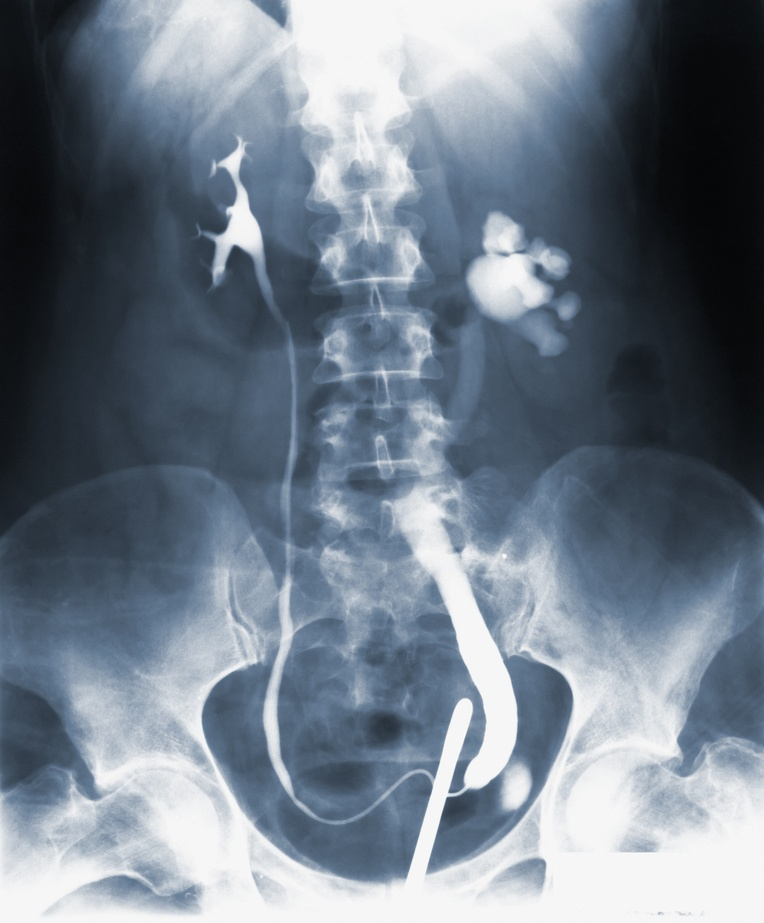
#> input picture cdc-DTlYPEq9yMM-unsplash.jpg, 764 x 923 px, shrunk from 4965 x 6000 before the run, found by its file name
$ python Gradient_sobel_pewitt.py
#> lines starting #> are read from the running program, lines starting #| are printed output that depends on the picture; after the words box and inside, x2 and y2 are one past the last pixel; in counts of white or black regions, pixels touching at a corner belong together
import cv2
import numpy as np
from scipy import signal
import matplotlib.pyplot as plt

# Load the image
image = cv2.imread('/Users/meltemballan/Documents/Image_Processing/CH4_Ballan/cdc-DTlYPEq9yMM-unsplash.jpg', cv2.IMREAD_GRAYSCALE)
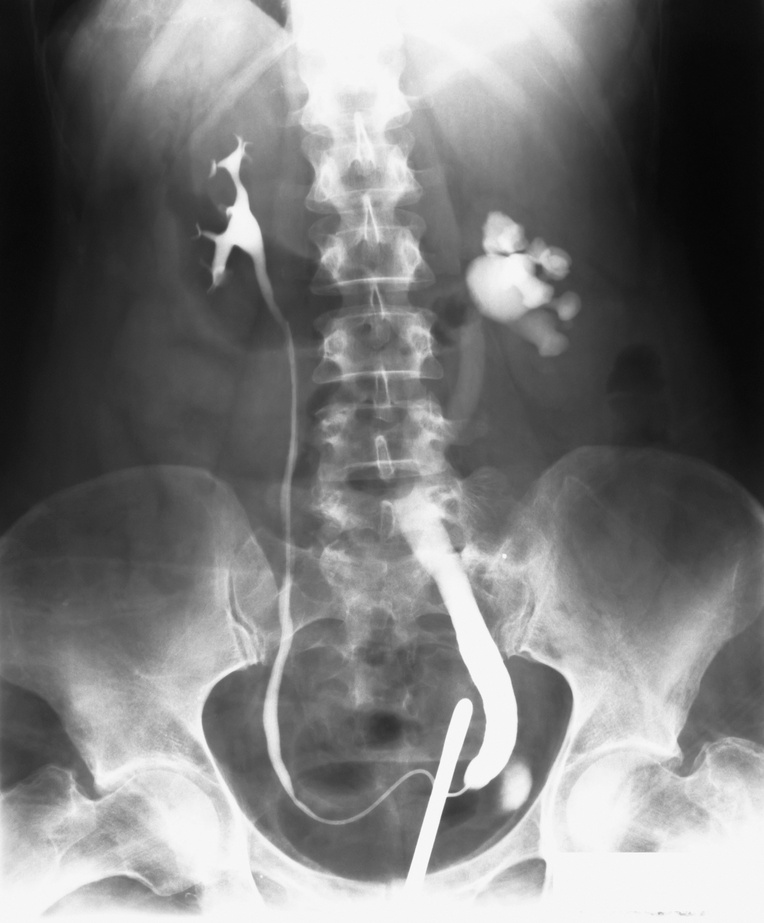
#> image: shape (923, 764); min 5, max 254, mean 123.2


# Define Sobel operator
sobel_x = np.array([
    [-1, -2, 0, 2, 1],
    [-4, -8, 0, 8, 4],
    [-6,-12, 0,12, 6],
    [-4, -8, 0, 8, 4],
    [-1, -2, 0, 2, 1]
])

sobel_y= np.array([
    [-1, -4, -6, -4, -1],
    [-2, -8,-12, -8, -2],
    [ 0,  0,  0,  0,  0],
    [ 2,  8, 12,  8,  2],
    [ 1,  4,  6,  4,  1]
])

# Define Prewitt operator
prewitt_x = np.array([
    [-1, -1, 0, 1, 1],
    [-1, -1, 0, 1, 1],
    [-1, -1, 0, 1, 1],
    [-1, -1, 0, 1, 1],
    [-1, -1, 0, 1, 1]
])

prewitt_y= np.array([
    [-1, -1, -1, -1, -1],
    [-1, -1, -1, -1, -1],
    [ 0,  0,  0,  0,  0],
    [ 1,  1,  1,  1,  1],
    [ 1,  1,  1,  1,  1]
])

# Apply Sobel operator
gradient_x_sobel = signal.convolve2d(image, sobel_x, mode='same', boundary='symm')
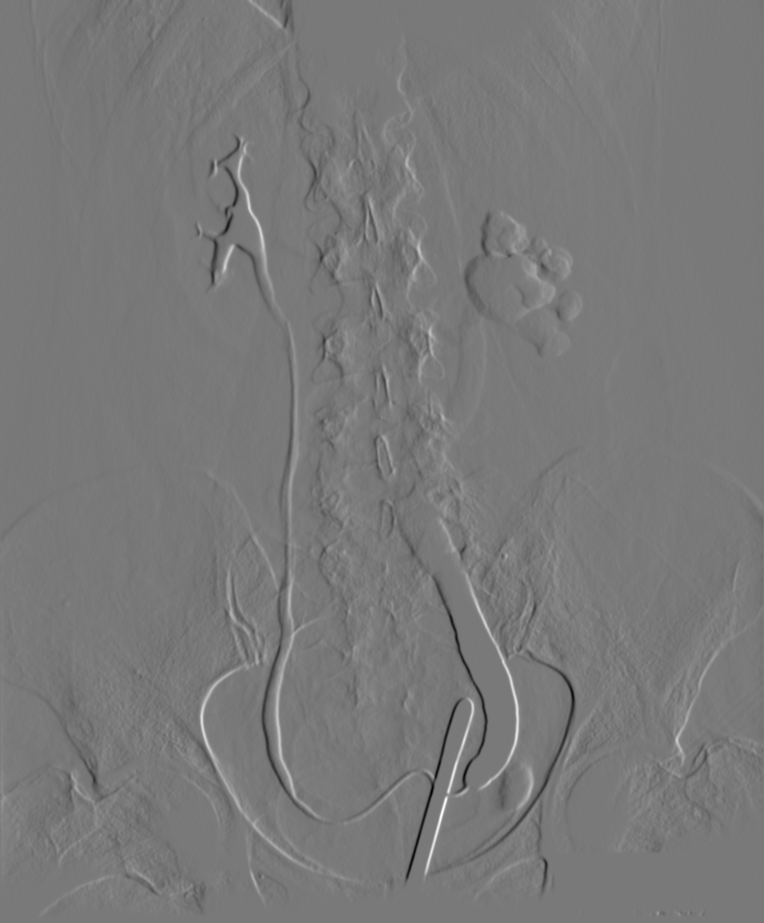
#> gradient_x_sobel: shape (923, 764) int64; min -7098, max 7796, mean -1.8; drawn with min black and max white
gradient_y_sobel = signal.convolve2d(image, sobel_y, mode='same', boundary='symm')
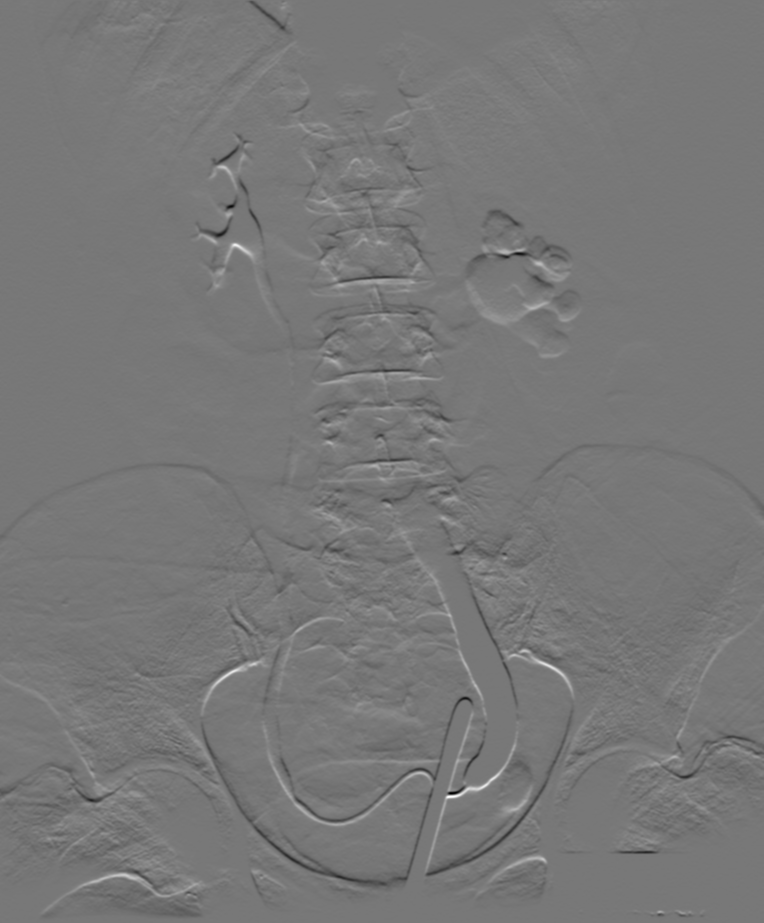
#> gradient_y_sobel: shape (923, 764) int64; min -5796, max 6493, mean -12.5; drawn with min black and max white

# Apply Prewitt operator
gradient_x_prewitt = signal.convolve2d(image, prewitt_x, mode='same', boundary='symm')
gradient_y_prewitt = signal.convolve2d(image, prewitt_y, mode='same', boundary='symm')

# Calculate gradient magnitude for Sobel
gradient_magnitude_sobel = np.sqrt(gradient_x_sobel**2 + gradient_y_sobel**2)
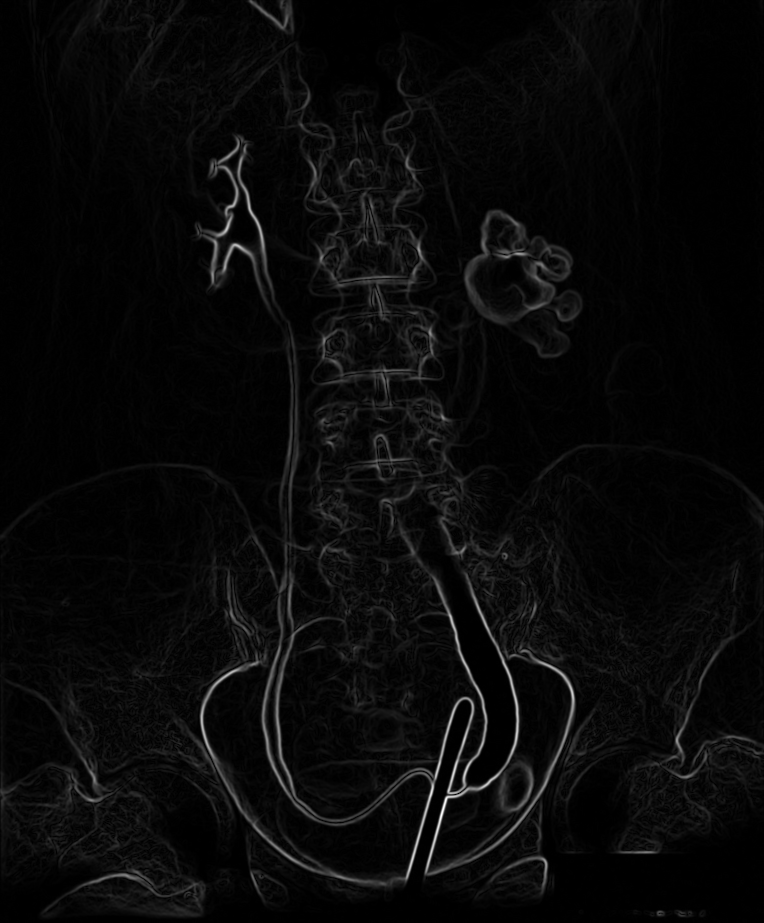
#> gradient_magnitude_sobel: shape (923, 764) float64; min 0, max 8049.4, mean 298.9; drawn with min black and max white

# Normalize to 8-bit scale (0-255)
gradient_magnitude_sobel = (gradient_magnitude_sobel / np.max(gradient_magnitude_sobel) * 255).astype(np.uint8)

# Calculate gradient magnitude for Prewitt
gradient_magnitude_prewitt = np.sqrt(gradient_x_prewitt**2 + gradient_y_prewitt**2)

# Normalize to 8-bit scale (0-255)
gradient_magnitude_prewitt = (gradient_magnitude_prewitt / np.max(gradient_magnitude_prewitt) * 255).astype(np.uint8)

# Apply adaptive thresholding to the gradient magnitude
_, image_thresh_sobel = cv2.threshold(gradient_magnitude_sobel, 0, 255, cv2.THRESH_BINARY + cv2.THRESH_OTSU)
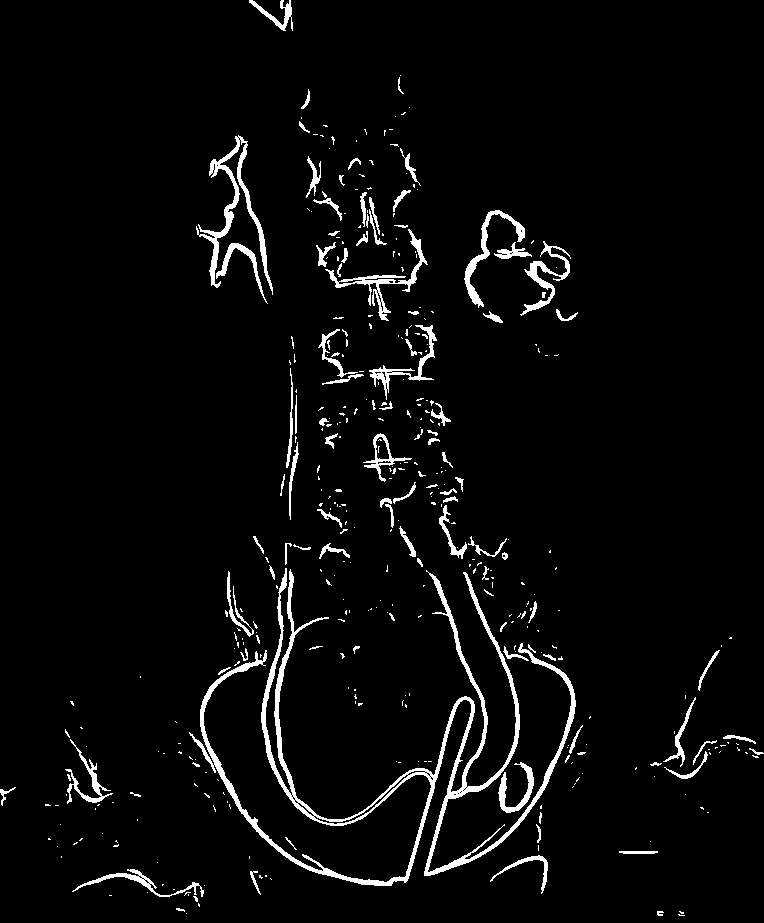
#> image_thresh_sobel: shape (923, 764); 3.9% white; 403 white regions (301 under 20 px), largest, box (x1, y1, x2, y2) and area: (189, 568, 576, 886) 10397, (196, 135, 273, 295) 1814, (325, 229, 428, 321) 1113
_, image_thresh_prewitt = cv2.threshold(gradient_magnitude_prewitt, 0, 255, cv2.THRESH_BINARY + cv2.THRESH_OTSU)
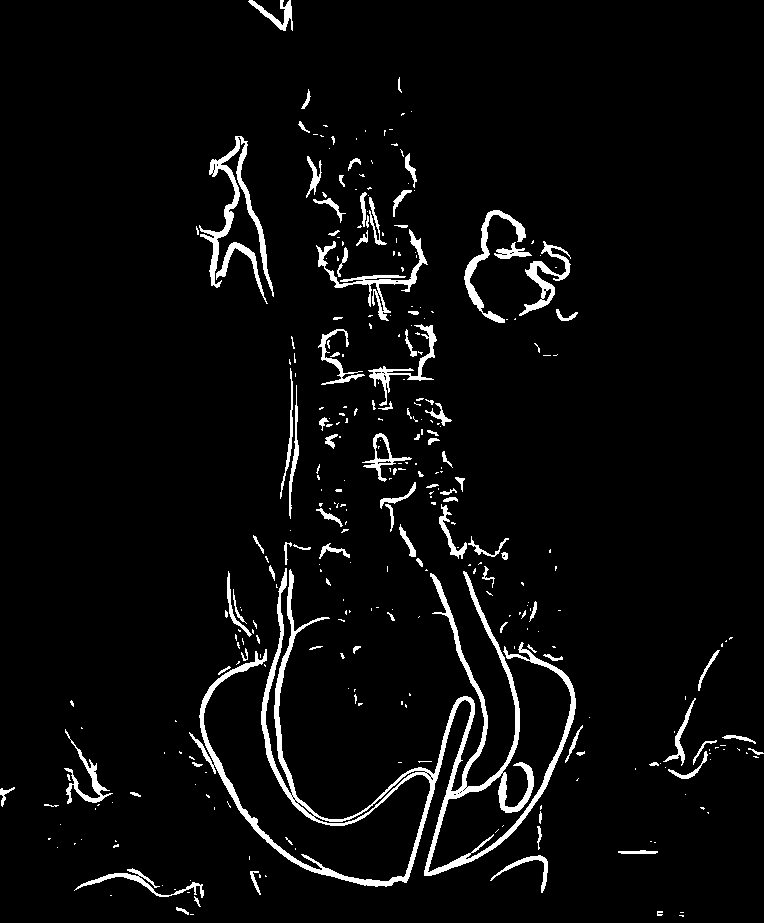
#> image_thresh_prewitt: shape (923, 764); 4.4% white; 329 white regions (228 under 20 px), largest, box (x1, y1, x2, y2) and area: (189, 568, 576, 887) 12347, (199, 136, 274, 297) 1984, (316, 229, 428, 321) 1383
# Display the original and thresholded images side by side
plt.figure(figsize=(20, 10))

plt.subplot(1, 3, 1)
plt.imshow(image, cmap='gray')
plt.title('Original')

plt.subplot(1, 3, 2)
plt.imshow(image_thresh_sobel, cmap='gray')
plt.title('Sobel Gradient Threshold')

plt.subplot(1, 3, 3)
plt.imshow(image_thresh_prewitt, cmap='gray')
plt.title('Prewitt Gradient Threshold')

plt.show()

$ run again, with bundo-kim-S-TcfjrYVKo-unsplash.jpg copied over cdc-DTlYPEq9yMM-unsplash.jpg
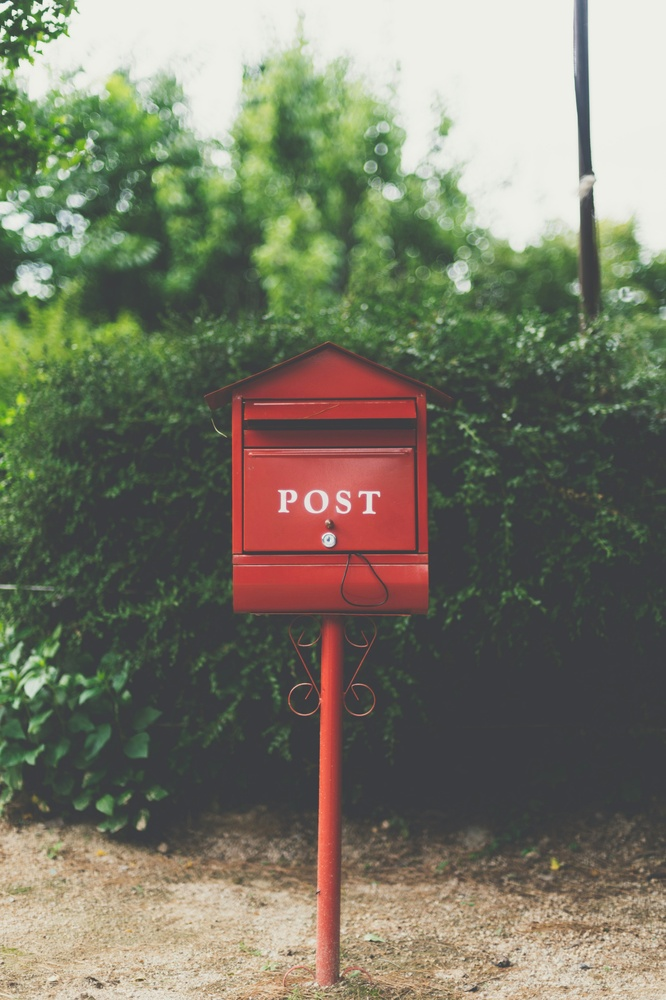
#> input picture bundo-kim-S-TcfjrYVKo-unsplash.jpg, 666 x 1000 px, shrunk from 3219 x 4836 before the run, found by its file name
#> `_, image_thresh_sobel = cv2.threshold(gradient_magnitude_sobel, 0, 255..`:
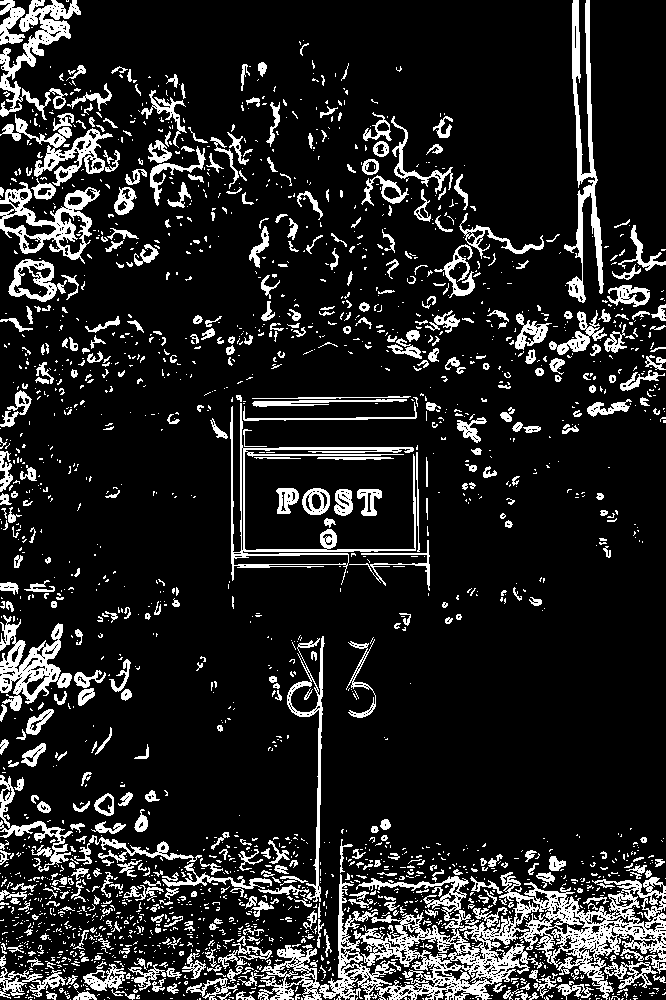
#> image_thresh_sobel: shape (1000, 666); 13.8% white; 2306 white regions (1791 under 20 px), largest, box (x1, y1, x2, y2) and area: (258, 872, 666, 1000) 17570, (564, 0, 604, 303) 3321, (230, 403, 416, 585) 3319
#> `_, image_thresh_prewitt = cv2.threshold(gradient_magnitude_prewitt, 0,..`:
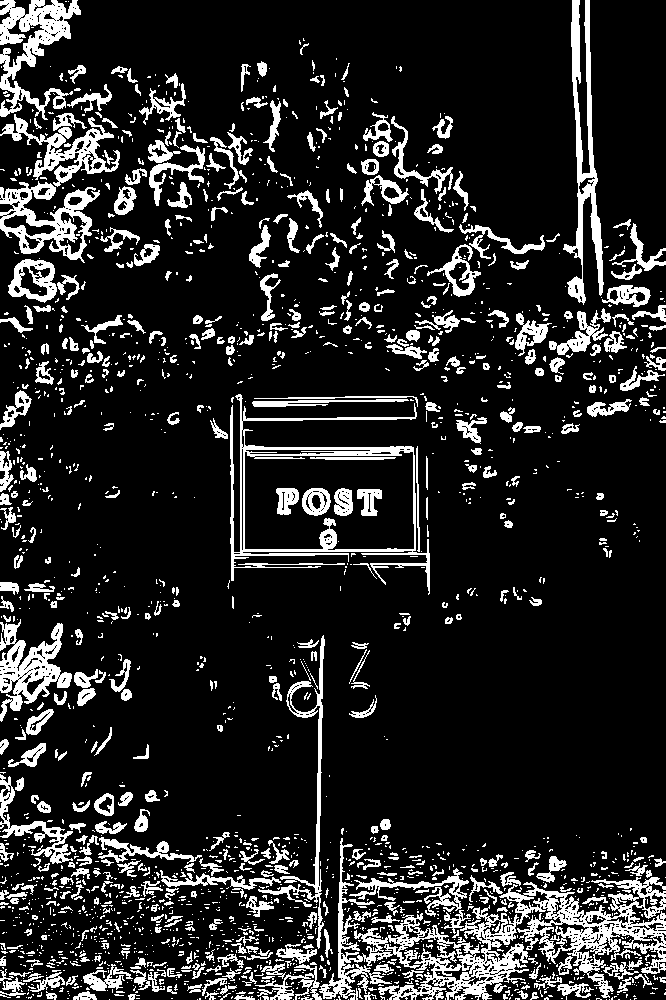
#> image_thresh_prewitt: shape (1000, 666); 14.9% white; 2173 white regions (1643 under 20 px), largest, box (x1, y1, x2, y2) and area: (319, 838, 666, 1000) 14043, (230, 394, 430, 595) 5110, (0, 0, 81, 120) 3877
